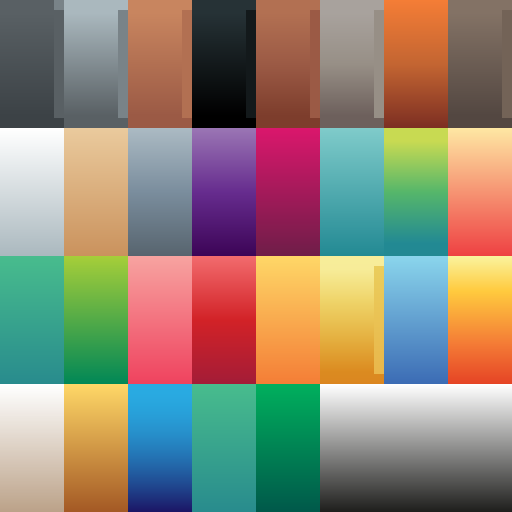
#> input picture assets/custom-props/ruins/bone_pile_dungeon_texture.png, 1024 x 1024 px (shown at 1/2 size)
$ python frames_to_gif.py ../../../../assets/custom-props/ruins out.png
#> lines starting #> are read from the running program, lines starting #| are printed output that depends on the picture
"""Stitch a PNG frame sequence (e.g. Godot Movie Maker output) into a looping animated GIF.

Usage: frames_to_gif.py <frames_dir> <out.gif> [--fps 30] [--width 640] [--crop x,y,w,h] [--skip N]
"""
import argparse
import glob
import os

from PIL import Image


def main():
    parser = argparse.ArgumentParser(description=__doc__)
    parser.add_argument("frames_dir")
    parser.add_argument("out")
    parser.add_argument("--fps", type=float, default=30, help="playback rate; match the recording's --fixed-fps")
    parser.add_argument("--width", type=int, default=640, help="max output width in px; height keeps the aspect")
    parser.add_argument("--crop", help="x,y,w,h as fractions (0-1) of the frame, applied before scaling")
    parser.add_argument("--skip", type=int, default=0, help="drop this many leading frames (scene warm-up)")
    args = parser.parse_args()

    paths = sorted(glob.glob(os.path.join(args.frames_dir, "*.png")))[args.skip:]
    if not paths:
        raise SystemExit(f"no PNG frames in {args.frames_dir}")

    frames = []
    for path in paths:
        image = Image.open(path).convert("RGB")
        if args.crop:
            x, y, w, h = (float(v) for v in args.crop.split(","))
            width, height = image.size
            image = image.crop((int(x * width), int(y * height), int((x + w) * width), int((y + h) * height)))
        if image.width > args.width:
            image = image.resize((args.width, round(image.height * args.width / image.width)), Image.LANCZOS)
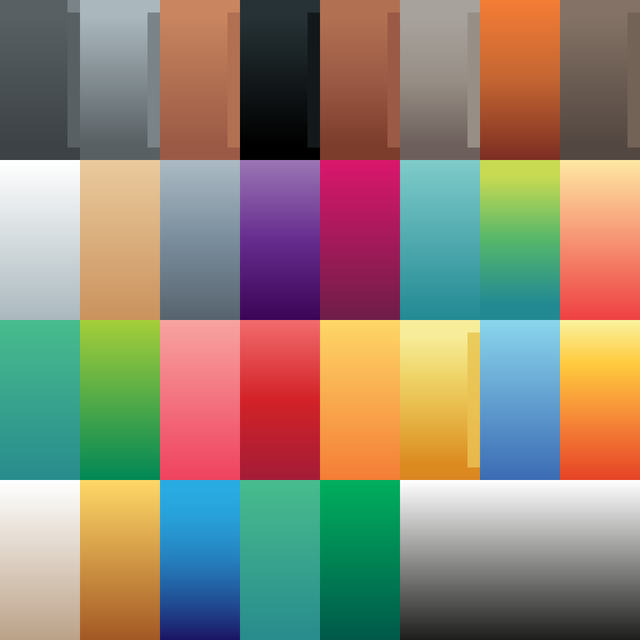
#> image: PIL image 640x640 RGB; mean R, G, B 144.3, 133.1, 116.6
        frames.append(image)

    # One palette shared by every frame keeps colors from flickering between frames. It is built from frames spread
    # over the whole clip, so colors that only appear late (an effect, a dropped item) still get palette entries.
    samples = frames[:: max(1, len(frames) // 8)]
#> samples = 2 items
    sheet = Image.new("RGB", (frames[0].width, frames[0].height * len(samples)))
#> sheet: PIL image 640x1280 RGB; every value is 0
    for i, sample in enumerate(samples):
        sheet.paste(sample, (0, i * frames[0].height))
#> this loop made 2 passes
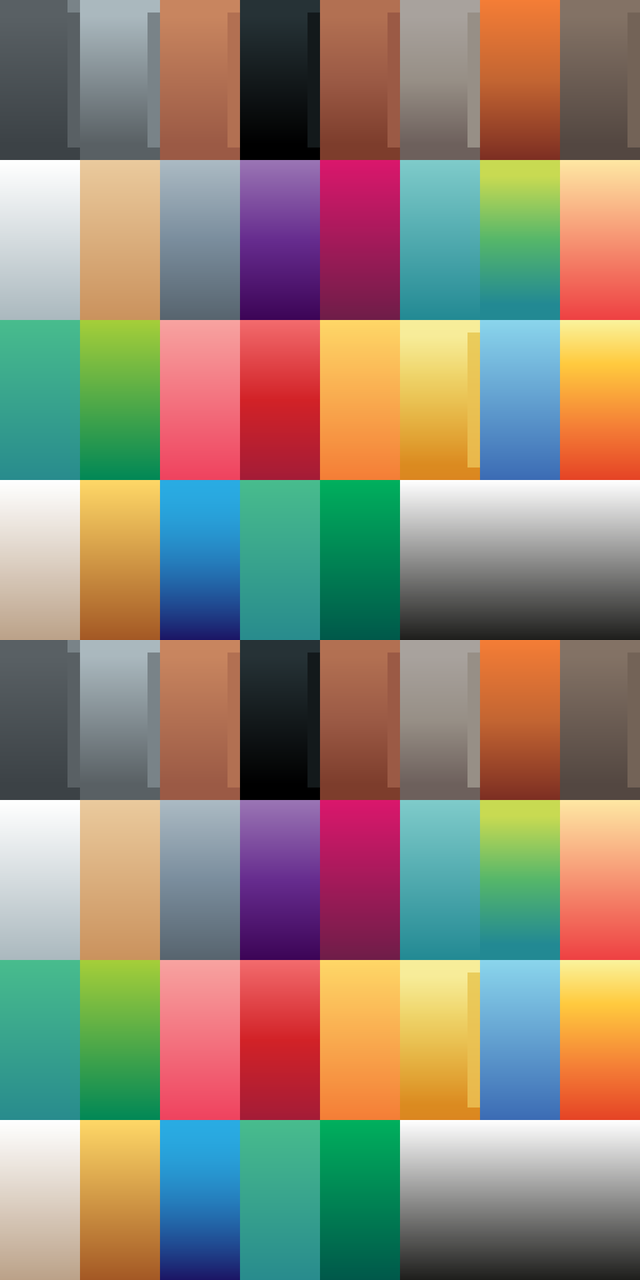
#> sheet: PIL image 640x1280 RGB; mean R, G, B 144.3, 133.1, 116.6
    palette = sheet.quantize(colors=255, method=Image.Quantize.MEDIANCUT)
    gif = [frame.quantize(palette=palette, dither=Image.Dither.NONE) for frame in frames]
#> gif = 2 items
    gif[0].save(args.out, save_all=True, append_images=gif[1:], duration=round(1000 / args.fps), loop=0, optimize=True)
    print(f"{args.out}: {len(gif)} frames, {gif[0].width}x{gif[0].height}")
#| out.png: 2 frames, 640x640


if __name__ == "__main__":
    main()
